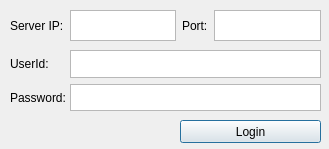
<?xml version="1.0" encoding="UTF-8"?>
<ui version="4.0">
 <class>LoginDialog</class>
 <widget class="QDialog" name="LoginDialog">
  <property name="geometry">
   <rect>
    <x>0</x>
    <y>0</y>
    <width>329</width>
    <height>149</height>
   </rect>
  </property>
  <property name="windowTitle">
   <string>Dialog</string>
  </property>
  <widget class="QPushButton" name="btnLogin">
   <property name="geometry">
    <rect>
     <x>180</x>
     <y>120</y>
     <width>141</width>
     <height>23</height>
    </rect>
   </property>
   <property name="text">
    <string>Login</string>
   </property>
  </widget>
  <widget class="QWidget" name="horizontalLayoutWidget">
   <property name="geometry">
    <rect>
     <x>10</x>
     <y>10</y>
     <width>311</width>
     <height>31</height>
    </rect>
   </property>
   <layout class="QHBoxLayout" name="horizontalLayout_4">
    <item>
     <widget class="QLabel" name="label">
      <property name="text">
       <string>Server IP:</string>
      </property>
     </widget>
    </item>
    <item>
     <widget class="QTextEdit" name="textSvrIp"/>
    </item>
    <item>
     <widget class="QLabel" name="label_4">
      <property name="text">
       <string>Port:</string>
      </property>
     </widget>
    </item>
    <item>
     <widget class="QTextEdit" name="textSvrPort"/>
    </item>
   </layout>
  </widget>
  <widget class="QWidget" name="verticalLayoutWidget">
   <property name="geometry">
    <rect>
     <x>10</x>
     <y>50</y>
     <width>61</width>
     <height>61</height>
    </rect>
   </property>
   <layout class="QVBoxLayout" name="verticalLayout">
    <item>
     <widget class="QLabel" name="label_2">
      <property name="layoutDirection">
       <enum>Qt::LeftToRight</enum>
      </property>
      <property name="text">
       <string>UserId:</string>
      </property>
     </widget>
    </item>
    <item>
     <widget class="QLabel" name="label_3">
      <property name="text">
       <string>Password:</string>
      </property>
     </widget>
    </item>
   </layout>
  </widget>
  <widget class="QWidget" name="verticalLayoutWidget_2">
   <property name="geometry">
    <rect>
     <x>70</x>
     <y>50</y>
     <width>251</width>
     <height>61</height>
    </rect>
   </property>
   <layout class="QVBoxLayout" name="verticalLayout_2">
    <item>
     <widget class="QTextEdit" name="textUserId"/>
    </item>
    <item>
     <widget class="QTextEdit" name="textPasswd"/>
    </item>
   </layout>
  </widget>
 </widget>
 <resources/>
 <connections/>
</ui>
